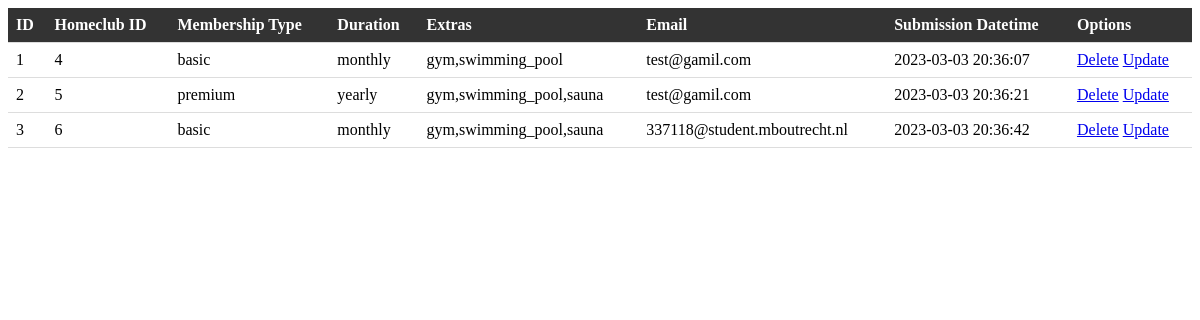
The app's page /read.php with its own data.
### tables this page shows
CREATE TABLE IF NOT EXISTS `form_data` (
  `id` int(11) NOT NULL AUTO_INCREMENT,
  `homeclub_id` int(11) NOT NULL,
  `membership_type` varchar(50) NOT NULL,
  `duration` varchar(50) NOT NULL,
  `extras` text,
  `email` varchar(50) NOT NULL,
  `submission_datetime` datetime NOT NULL,
  PRIMARY KEY (`id`),
  KEY `homeclub_id` (`homeclub_id`)
);

### read.php (the view, shortened to what this page needs)
<head>
</head>
<?php
require_once 'connect.php';
$form_data_query = "SELECT * FROM form_data";
$form_data = $pdo->query($form_data_query)->fetchAll(PDO::FETCH_OBJ);
?>
<table>
  <thead>
    <tr>
      <th>ID</th>
      <th>Homeclub ID</th>
      <th>Membership Type</th>
      <th>Duration</th>
      <th>Extras</th>
      <th>Email</th>
      <th>Submission Datetime</th>
      <th>Options</th>
    </tr>
  </thead>
  <tbody>
    <?php foreach ($form_data as $data): ?>
      <tr>
        <td><?php echo $data->id; ?></td>
        <td><?php echo $data->homeclub_id; ?></td>
        <td><?php echo $data->membership_type; ?></td>
        <td><?php echo $data->duration; ?></td>
        <td><?php echo $data->extras; ?></td>
        <td><?php echo $data->email; ?></td>
        <td><?php echo $data->submission_datetime; ?></td>
        <td>
          <a href="delete.php?id=<?php echo $data->id; ?>" class="delete">Delete</a>
          <a href="update.php?id=<?php echo $data->id; ?>" class="update">Update</a>
        </td>
      </tr>
    <?php endforeach; ?>
  </tbody>
</table>

### read.php (style rules this page uses)
table { border-collapse: collapse; width: 100%; }
th, td { text-align: left; padding: 8px; border-bottom: 1px solid #ddd; }
th { background-color: #333; color: white; }

### records on screen
form_data: id "1", homeclub "4", membership_type "basic", duration "monthly", extras "gym,swimming_pool", email "test@gamil.com", submission_datetime "2023-03-03 20:36:07"
form_data: id "2", homeclub "5", membership_type "premium", duration "yearly", extras "gym,swimming_pool,sauna", email "test@gamil.com", submission_datetime "2023-03-03 20:36:21"
form_data: id "3", homeclub "6", membership_type "basic", duration "monthly", extras "gym,swimming_pool,sauna", email "337118@student.mboutrecht.nl", submission_datetime "2023-03-03 20:36:42"
